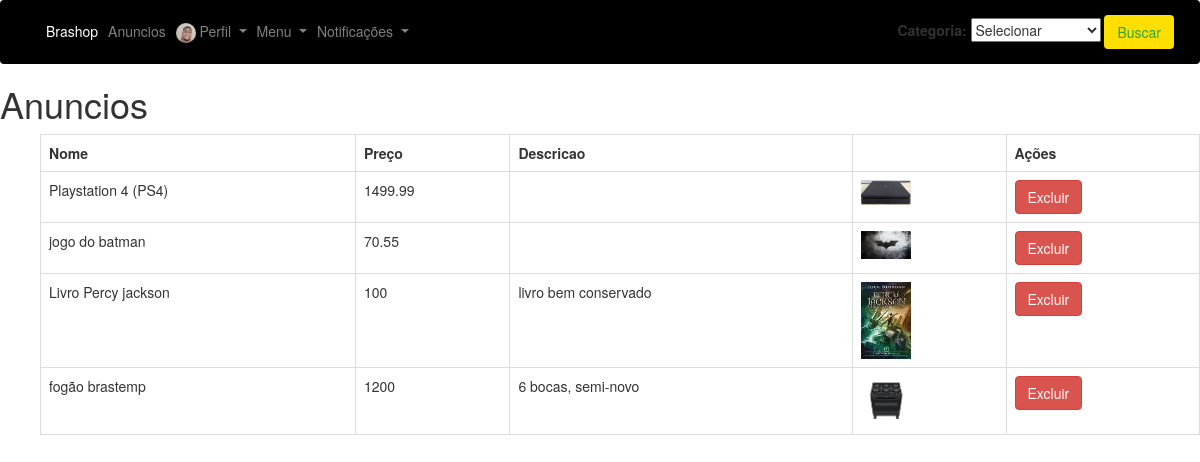
Before: /app/controllers/AnuncioController.php?action=findAnuncioByUserClick&id=70 (signed in) with the older database file.
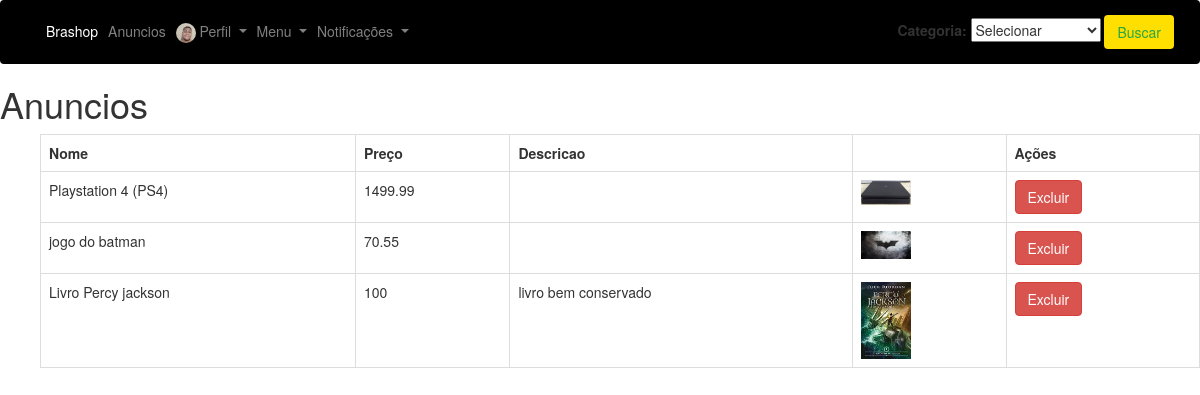
After: the same page with the newer database file.
### tables this page shows
CREATE TABLE `anuncios` (
  `id` int(11) NOT NULL,
  `nome` varchar(100) NOT NULL,
  `preco` float NOT NULL,
  `imagem` mediumtext NOT NULL,
  `descricao` text NOT NULL,
  `usuarios_id` int(11) NOT NULL,
  `categorias_id` int(11) NOT NULL,
  `avaliacoes_id` int(11) NOT NULL
);

### app/repository/AnuncioRepository.php (called while the page is built, shortened)
<?php
    require_once __DIR__ . "/../connection/Connection.php";
    class AnuncioRepository {
        public PDO $conn;
        function __construct()
        {
            $this->conn = Connection::getConnection();
        }
        public function findAnuncioByUserClick(): array {
            $table = $this->conn->query("SELECT usuarios_id, a.id, a.nome, a.preco, a.imagem, a.descricao,u.nome as 'usuario_nome' FROM `anuncios` a, usuarios u WHERE a.usuarios_id = u.id");
            $anuncios  = $table->fetchAll(PDO::FETCH_ASSOC);
            return $anuncios;
        }
    }

### app/connection/Connection.php (called while the page is built)
<?php
class Connection {
    private static $host = "localhost";
    private static $dbname = "marketplace";
    private static $user = "root";
    private static $password = "";
    private static ?PDO $conn = null;
    public static function getConnection(): PDO {
        if(self::$conn == null) {
            try {
                self::$conn = new PDO("mysql:host=" . self::$host . ";dbname=" . self::$dbname,
                self::$user,
                self::$password);
                self::$conn->setAttribute(PDO::ATTR_ERRMODE, PDO::ERRMODE_EXCEPTION);
            } catch(Exception $e) {
                print("Erro ao conectar com o banco de dados");
            }
        }
        return self::$conn;
    }
}

### app/views/anuncios/listAnunciosAdm.php (the view, shortened to what this page needs)
<!DOCTYPE html>
<html lang="pt-br">
  <head>
    <link rel="stylesheet" type="text/css" href="../views/helpers/css/bootstrap.min.css">
</head>
<body>
<?php
if(isset($_SESSION["usuario"])){
  if($_SESSION["usuario"]['is_adm'] == 1){
    include_once __DIR__ . "/../helpers/menuAdm.php";
   }else{
   include_once __DIR__ . "/../helpers/menuLogin.php";
 }
}
?>
    <h1> Anuncios </h1>
    <ul>
      <td><table class = 'table table-hover-table-striped table-bordered'></td>
          <tr>
          <th>Nome</th>
          <th>Preço</th>
          <th>Descricao<th>
          <th>Ações</th>
          </tr>
        <?php foreach($data['anuncios'] as $user): ?>
          <tr>
          <td><?= $user['nome'] ?></td>
          <td><?= $user['preco'] ?></td>
          <td><?= $user['descricao'] ?></td>
          <td><img style="width:50px;" src="../../imgs/<?=$user['imagem'];?>"></img></td>
          <td><a class="btn btn-danger" href="javascript:confirmarExclusaoAnuncio('<?= $user['nome'] ?>', <?= $user['id'] ?>)">Excluir</a></td>
        <?php endforeach; ?>
    </ul>
</body>
</html>

Changed rows visible on the page:
removed anuncios: nome "fogão brastemp", preco "1200", descricao "6 bocas, semi-novo", imagem (picture)
